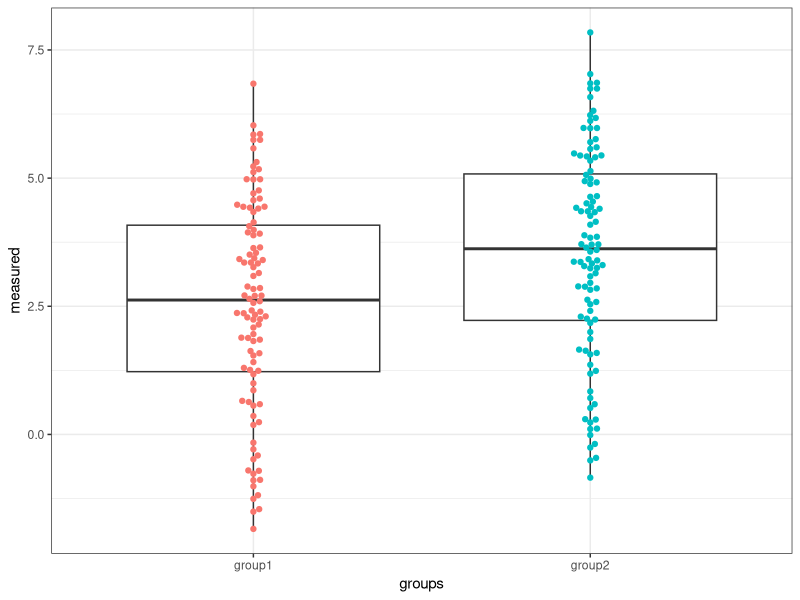

R code for this plot:
## ---- chunk 1
knitr::opts_chunk$set(echo = TRUE)
## ---- chunk 2
# Ziehe 100 Werte von der Normalverteilung, mit Mittelwert 3, Standardabweichung 2.
set.seed(159)
group1 <- rnorm(n=100, mean=3, sd=2)
# Ziehe 100 Werte von der Normalverteilung, mit Mittelwert 4, Standardabweichung 2.
set.seed(159)
group2 <- rnorm(n=100, mean=4, sd=2)
# Erzeuge data.frame
simulateDf <- data.frame(groups=rep(c("group1", "group2"), times=c(100, 100)),
                         measured=c(group1, group2))
head(simulateDf)
## ---- chunk 3
t.test(x=group2, y=group1, alternative = "two.sided", var.equal=TRUE)
## ---- chunk 4
summary(aov(measured ~ groups, data = simulateDf))
## ---- chunk 5
library(ggplot2)
# install.packages("ggbeeswarm")
library(ggbeeswarm)
# https://visualstats.bryer.org/anova.html
ggplot(simulateDf, aes(x = groups, y = measured)) +
    geom_boxplot() + 
    geom_beeswarm(aes(color = groups)) + 
    theme_bw() + theme(legend.position = 'none')
## ---- chunk 6
summary(lm(measured ~ groups, data = simulateDf))
